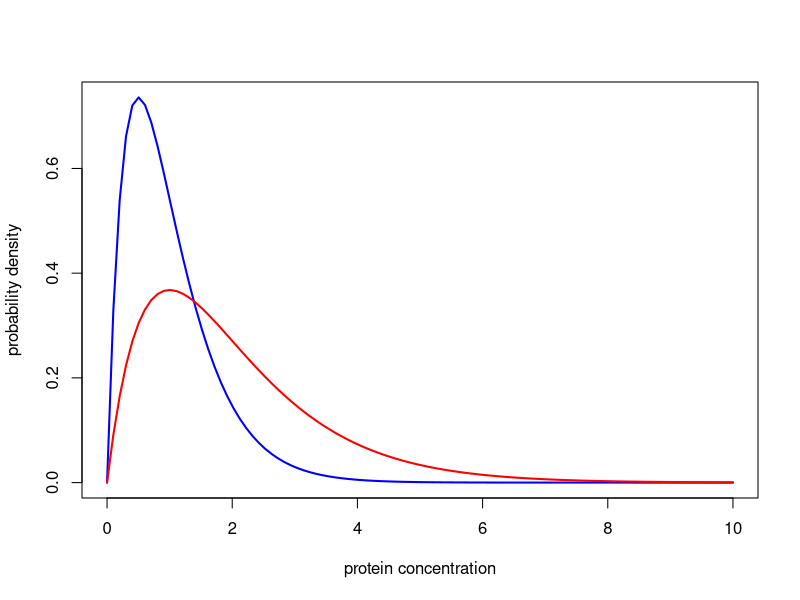

This chart was generated by the following R code:
## ---- chunk 1
knitr::opts_chunk$set(comment = "#",collapse = TRUE,fig.align = "center")
## ---- chunk 2
x <- seq(0,10,length.out = 100)
plot(x,dgamma(x,scale = 0.5,shape = 2),type = "l",col = "blue",lwd = 2,
     xlab = "protein concentration",ylab = "probability density")
lines(x,dgamma(x,scale = 1,shape = 2),type = "l",col = "red",lwd = 2)
## ---- chunk 3
trueLR <- function (s0, s1) {
  L0 <- pnorm(0.005,sd = s0) - pnorm(-0.005,sd = s0)
  L1 <- pnorm(0.005,sd = s1) - pnorm(-0.005,sd = s1)
  return(L0/L1)
}
## ---- chunk 4
approxLR <- function (s0, s1)
  dnorm(0,sd = s0)/dnorm(0,sd = s1)
